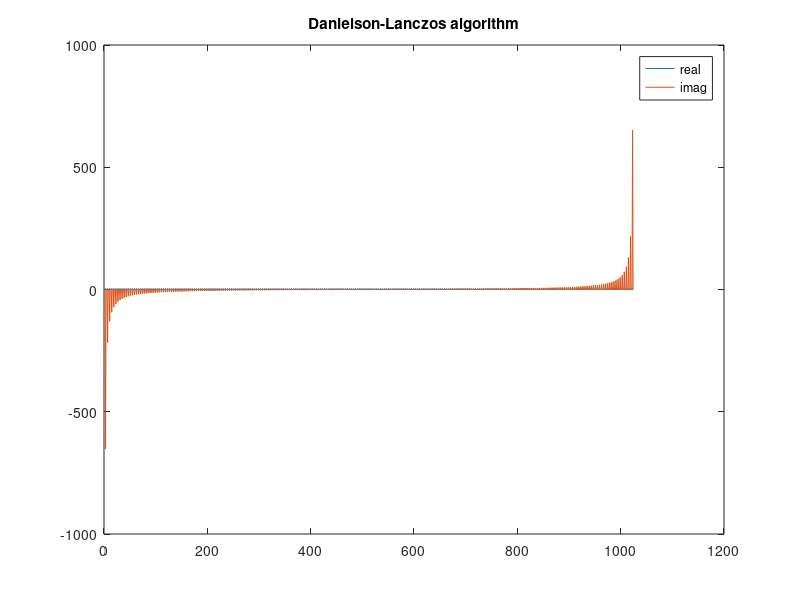
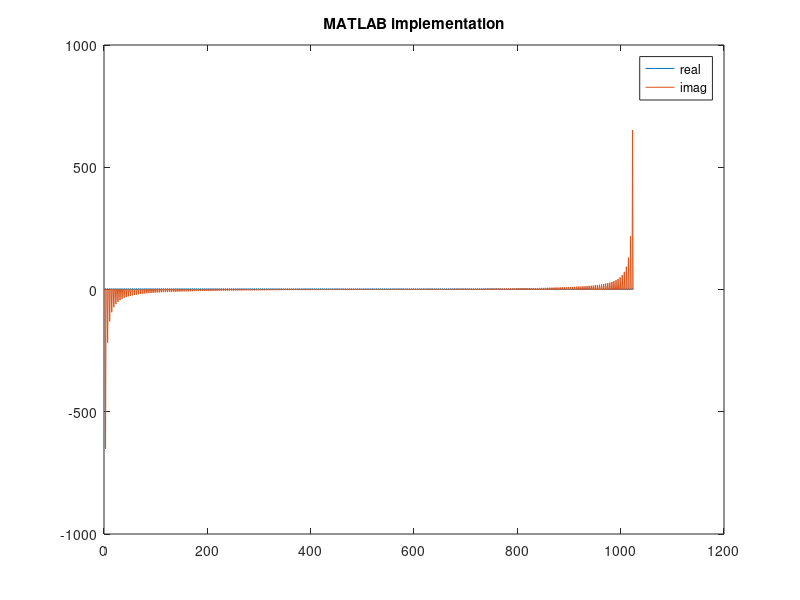

The MATLAB source for these figures, in order:
% Dummy implementation of an N-point DIT FFT algorithm using butterfly flow

clear ;
close all;
clc;
N = 1024;
n = (0:1:N-1);
x_n = [ones([1,N/4]), -1*ones([1,N/4]), ones([1,N/4]), -1*ones([1,N/4])];
x_n_reorder = x_n;
%construct the twiddle factor 
W = exp(-1i*2*pi*n(1:N/2)/N);   % we only need half of the twiddles


%% applying the bit reverse algorithm
i = 1;
for r = 1:N
    if r > i
        % swap x_n and x_i
        temp = x_n_reorder(r);
        x_n_reorder(r) = x_n_reorder(i);
        x_n_reorder(i) = temp;
    end
    m = N/2;
    while m >= 2 && i > m
        i = i - m;
        m = m/2;
    end
    i = i+m;
end

%% performing the subsequent stages
previous_stage = x_n_reorder;
current_stage  = zeros(1,N);
for s = 1:log2(N)
    %performing the stage operations
    for i = 0:N/2^s - 1
        for j = 1 : 2^(s-1)
            previous_stage(2^s*i + 2^(s-1) + j) = previous_stage(2^s*i + 2^(s-1) + j)*W((j-1)*N/2^s + 1);
            current_stage(2^s*i + j)           =  previous_stage(2^s*i + j) + previous_stage(2^s*i+j + 2^(s-1));
            current_stage(2^s*i + j + 2^(s-1)) =  previous_stage(2^s*i + j) - previous_stage(2^s*i+j + 2^(s-1));
        end
    end
    previous_stage = current_stage;
end
X_f = current_stage;
X_f_mat = fft(x_n,N);

figure;
plot(real(X_f))
hold on
plot(imag(X_f))
legend('real','imag')
title("Danielson-Lanczos algorithm")

figure
plot(real(X_f_mat))
hold on
plot(imag(X_f_mat))
legend('real','imag')
title("MATLAB implementation")

